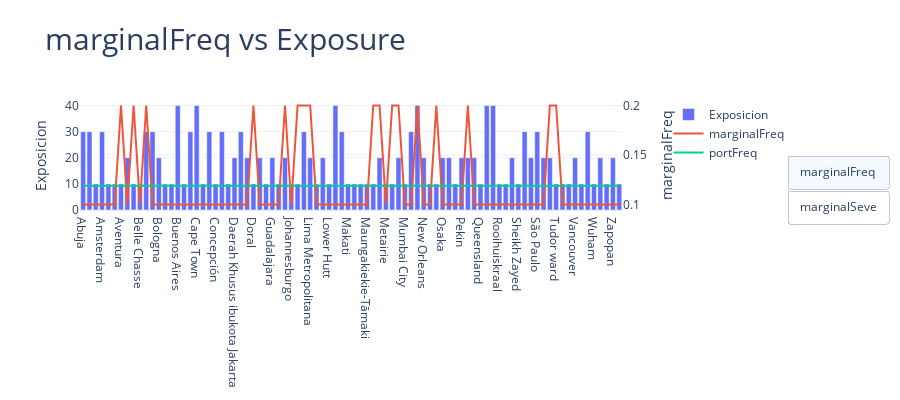

The code cell stored with this chart in its notebook:
### Code cell
eda = FreqSevEDA(df, exposure="Exposicion", claimNb="Numero Siniestros", claimAmount="Monto de siniestro")
eda.interactive_graph()

### Figure 1 — Plotly figure (JSON) as saved in the notebook; plotly's stock layout.template omitted (floating-point values rounded to 4 significant figures)
{"data": [{"name": "Exposicion", "type": "bar", "visible": true, "x": ["Abuja", "Adelaide", "Alejandría", "Amsterdam", "Arroyomolinos", "Auckland", "Aventura", "Barcelona", "Beckenham", "Belle Chasse", "Berlin", "Bogotá", "Bologna", "Brisbane", "Brisbane City", "Buenos Aires", "Burnaby", "Canberra", "Cape Town", "City of Westminster", "Ciudad de México", "Concepción", "Córdoba", "Daca", "Daerah Khusus ibukota Jakarta", "Dhaka", "Dongcheng", "Doral", "El cairo", "Germiston", "Guadalajara", "Gurgaon", "Houston", "Johannesburgo", "Joondalup", "Lagos", "Lima Metropolitana", "Lo Barnechea", "London", "Lower Hutt", "Lyon", "Madrid", "Makati", "Mar_1", "Mar_2", "Maungakiekie-Tāmaki", "Mazarambroz", "Melbourne", "Metairie", "Miami", "Mombasa", "Mumbai City", "Mumbai Suburban", "Nairobi", "New Orleans", "Nueva Delhi", "Old Toronto", "Osaka", "Paris", "Pasay", "Pekin", "Perth", "Perímetro Urbano Medellín", "Queensland", "Rio de Janeiro", "Roma", "Rooihuiskraal", "Sandton", "Santiago", "Sheikh Zayed", "Surabaya", "Sydney", "São Paulo", "Tokio", "Toronto", "Tudor ward", "Upper Harbour", "Valparaíso", "Vancouver", "Viña del Mar", "Wellington", "Wuham", "Wuhan", "Yaguas", "Zapopan", "Ōrākei"], "xaxis": "x", "y": [30, 30, 10, 30, 10, 10, 10, 20, 10, 10, 30, 30, 20, 10, 10, 40, 10, 30, 40, 10, 30, 10, 30, 10, 20, 30, 20, 10, 20, 10, 20, 10, 20, 10, 10, 30, 20, 10, 20, 10, 40, 30, 10, 10, 10, 10, 10, 20, 10, 10, 20, 10, 30, 40, 20, 10, 10, 20, 20, 10, 20, 20, 20, 10, 40, 40, 10, 10, 20, 10, 30, 20, 30, 20, 20, 10, 10, 10, 20, 10, 30, 10, 20, 10, 20, 10], "yaxis": "y"}, {"name": "marginalFreq", "type": "scatter", "visible": true, "x": ["Abuja", "Adelaide", "Alejandría", "Amsterdam", "Arroyomolinos", "Auckland", "Aventura", "Barcelona", "Beckenham", "Belle Chasse", "Berlin", "Bogotá", "Bologna", "Brisbane", "Brisbane City", "Buenos Aires", "Burnaby", "Canberra", "Cape Town", "City of Westminster", "Ciudad de México", "Concepción", "Córdoba", "Daca", "Daerah Khusus ibukota Jakarta", "Dhaka", "Dongcheng", "Doral", "El cairo", "Germiston", "Guadalajara", "Gurgaon", "Houston", "Johannesburgo", "Joondalup", "Lagos", "Lima Metropolitana", "Lo Barnechea", "London", "Lower Hutt", "Lyon", "Madrid", "Makati", "Mar_1", "Mar_2", "Maungakiekie-Tāmaki", "Mazarambroz", "Melbourne", "Metairie", "Miami", "Mombasa", "Mumbai City", "Mumbai Suburban", "Nairobi", "New Orleans", "Nueva Delhi", "Old Toronto", "Osaka", "Paris", "Pasay", "Pekin", "Perth", "Perímetro Urbano Medellín", "Queensland", "Rio de Janeiro", "Roma", "Rooihuiskraal", "Sandton", "Santiago", "Sheikh Zayed", "Surabaya", "Sydney", "São Paulo", "Tokio", "Toronto", "Tudor ward", "Upper Harbour", "Valparaíso", "Vancouver", "Viña del Mar", "Wellington", "Wuham", "Wuhan", "Yaguas", "Zapopan", "Ōrākei"], "xaxis": "x", "y": [0.1, 0.1, 0.1, 0.1, 0.1, 0.1, 0.2, 0.1, 0.2, 0.1, 0.2, 0.1, 0.1, 0.1, 0.1, 0.1, 0.1, 0.1, 0.1, 0.1, 0.1, 0.1, 0.1, 0.1, 0.1, 0.1, 0.1, 0.2, 0.1, 0.1, 0.1, 0.1, 0.2, 0.1, 0.2, 0.2, 0.2, 0.1, 0.1, 0.1, 0.1, 0.1, 0.1, 0.1, 0.1, 0.1, 0.2, 0.2, 0.1, 0.2, 0.2, 0.1, 0.1, 0.2, 0.1, 0.1, 0.2, 0.1, 0.1, 0.1, 0.1, 0.2, 0.1, 0.1, 0.1, 0.1, 0.1, 0.1, 0.1, 0.1, 0.1, 0.1, 0.1, 0.1, 0.2, 0.2, 0.1, 0.1, 0.1, 0.1, 0.1, 0.1, 0.1, 0.1, 0.1, 0.1], "yaxis": "y2"}, {"name": "portFreq", "type": "scatter", "visible": true, "x": ["Abuja", "Adelaide", "Alejandría", "Amsterdam", "Arroyomolinos", "Auckland", "Aventura", "Barcelona", "Beckenham", "Belle Chasse", "Berlin", "Bogotá", "Bologna", "Brisbane", "Brisbane City", "Buenos Aires", "Burnaby", "Canberra", "Cape Town", "City of Westminster", "Ciudad de México", "Concepción", "Córdoba", "Daca", "Daerah Khusus ibukota Jakarta", "Dhaka", "Dongcheng", "Doral", "El cairo", "Germiston", "Guadalajara", "Gurgaon", "Houston", "Johannesburgo", "Joondalup", "Lagos", "Lima Metropolitana", "Lo Barnechea", "London", "Lower Hutt", "Lyon", "Madrid", "Makati", "Mar_1", "Mar_2", "Maungakiekie-Tāmaki", "Mazarambroz", "Melbourne", "Metairie", "Miami", "Mombasa", "Mumbai City", "Mumbai Suburban", "Nairobi", "New Orleans", "Nueva Delhi", "Old Toronto", "Osaka", "Paris", "Pasay", "Pekin", "Perth", "Perímetro Urbano Medellín", "Queensland", "Rio de Janeiro", "Roma", "Rooihuiskraal", "Sandton", "Santiago", "Sheikh Zayed", "Surabaya", "Sydney", "São Paulo", "Tokio", "Toronto", "Tudor ward", "Upper Harbour", "Valparaíso", "Vancouver", "Viña del Mar", "Wellington", "Wuham", "Wuhan", "Yaguas", "Zapopan", "Ōrākei"], "xaxis": "x", "y": [0.119, 0.119, 0.119, 0.119, 0.119, 0.119, 0.119, 0.119, 0.119, 0.119, 0.119, 0.119, 0.119, 0.119, 0.119, 0.119, 0.119, 0.119, 0.119, 0.119, 0.119, 0.119, 0.119, 0.119, 0.119, 0.119, 0.119, 0.119, 0.119, 0.119, 0.119, 0.119, 0.119, 0.119, 0.119, 0.119, 0.119, 0.119, 0.119, 0.119, 0.119, 0.119, 0.119, 0.119, 0.119, 0.119, 0.119, 0.119, 0.119, 0.119, 0.119, 0.119, 0.119, 0.119, 0.119, 0.119, 0.119, 0.119, 0.119, 0.119, 0.119, 0.119, 0.119, 0.119, 0.119, 0.119, 0.119, 0.119, 0.119, 0.119, 0.119, 0.119, 0.119, 0.119, 0.119, 0.119, 0.119, 0.119, 0.119, 0.119, 0.119, 0.119, 0.119, 0.119, 0.119, 0.119], "yaxis": "y2"}, {"name": "Numero Siniestros", "type": "bar", "visible": false, "x": ["Abuja", "Adelaide", "Alejandría", "Amsterdam", "Arroyomolinos", "Auckland", "Aventura", "Barcelona", "Beckenham", "Belle Chasse", "Berlin", "Bogotá", "Bologna", "Brisbane", "Brisbane City", "Buenos Aires", "Burnaby", "Canberra", "Cape Town", "City of Westminster", "Ciudad de México", "Concepción", "Córdoba", "Daca", "Daerah Khusus ibukota Jakarta", "Dhaka", "Dongcheng", "Doral", "El cairo", "Germiston", "Guadalajara", "Gurgaon", "Houston", "Johannesburgo", "Joondalup", "Lagos", "Lima Metropolitana", "Lo Barnechea", "London", "Lower Hutt", "Lyon", "Madrid", "Makati", "Mar_1", "Mar_2", "Maungakiekie-Tāmaki", "Mazarambroz", "Melbourne", "Metairie", "Miami", "Mombasa", "Mumbai City", "Mumbai Suburban", "Nairobi", "New Orleans", "Nueva Delhi", "Old Toronto", "Osaka", "Paris", "Pasay", "Pekin", "Perth", "Perímetro Urbano Medellín", "Queensland", "Rio de Janeiro", "Roma", "Rooihuiskraal", "Sandton", "Santiago", "Sheikh Zayed", "Surabaya", "Sydney", "São Paulo", "Tokio", "Toronto", "Tudor ward", "Upper Harbour", "Valparaíso", "Vancouver", "Viña del Mar", "Wellington", "Wuham", "Wuhan", "Yaguas", "Zapopan", "Ōrākei"], "xaxis": "x", "y": [3, 3, 1, 3, 1, 1, 2, 2, 2, 1, 6, 3, 2, 1, 1, 4, 1, 3, 4, 1, 3, 1, 3, 1, 2, 3, 2, 2, 2, 1, 2, 1, 4, 1, 2, 6, 4, 1, 2, 1, 4, 3, 1, 1, 1, 1, 2, 4, 1, 2, 4, 1, 3, 8, 2, 1, 2, 2, 2, 1, 2, 4, 2, 1, 4, 4, 1, 1, 2, 1, 3, 2, 3, 2, 4, 2, 1, 1, 2, 1, 3, 1, 2, 1, 2, 1], "yaxis": "y"}, {"name": "marginalSeve", "type": "scatter", "visible": false, "x": ["Abuja", "Adelaide", "Alejandría", "Amsterdam", "Arroyomolinos", "Auckland", "Aventura", "Barcelona", "Beckenham", "Belle Chasse", "Berlin", "Bogotá", "Bologna", "Brisbane", "Brisbane City", "Buenos Aires", "Burnaby", "Canberra", "Cape Town", "City of Westminster", "Ciudad de México", "Concepción", "Córdoba", "Daca", "Daerah Khusus ibukota Jakarta", "Dhaka", "Dongcheng", "Doral", "El cairo", "Germiston", "Guadalajara", "Gurgaon", "Houston", "Johannesburgo", "Joondalup", "Lagos", "Lima Metropolitana", "Lo Barnechea", "London", "Lower Hutt", "Lyon", "Madrid", "Makati", "Mar_1", "Mar_2", "Maungakiekie-Tāmaki", "Mazarambroz", "Melbourne", "Metairie", "Miami", "Mombasa", "Mumbai City", "Mumbai Suburban", "Nairobi", "New Orleans", "Nueva Delhi", "Old Toronto", "Osaka", "Paris", "Pasay", "Pekin", "Perth", "Perímetro Urbano Medellín", "Queensland", "Rio de Janeiro", "Roma", "Rooihuiskraal", "Sandton", "Santiago", "Sheikh Zayed", "Surabaya", "Sydney", "São Paulo", "Tokio", "Toronto", "Tudor ward", "Upper Harbour", "Valparaíso", "Vancouver", "Viña del Mar", "Wellington", "Wuham", "Wuhan", "Yaguas", "Zapopan", "Ōrākei"], "xaxis": "x", "y": [370000, 170000, 290000, 453300.0, 150000, 470000, 780000, 1000000, 335000, 100000, 848300.0, 266700.0, 1100000, 450000, 290000, 77500, 600000, 500000, 232500, 1540000, 476700.0, 350000, 306700.0, 1990000, 2500000, 1170000, 1285000, 1070000, 185000, 220000, 360000, 2510000, 600000, 220000, 360000, 275000, 400000, 90000, 735000, 260000, 325000, 480000, 2150000, 200000, 650000, 80000, 25000, 762500, 380000, 1150000, 45000, 900000, 866700.0, 150000, 285000, 2490000, 615000, 2000000, 375000, 2350000, 715000, 185000, 400000, 1260000, 200000, 300000, 220000, 70000, 65000, 250000, 1833000.0, 1000000, 200000, 1250000, 545000, 90000, 200000, 370000, 600000, 380000, 190000, 1010000, 1240000, 90000, 340000, 100000], "yaxis": "y2"}, {"name": "portSeve", "type": "scatter", "visible": false, "x": ["Abuja", "Adelaide", "Alejandría", "Amsterdam", "Arroyomolinos", "Auckland", "Aventura", "Barcelona", "Beckenham", "Belle Chasse", "Berlin", "Bogotá", "Bologna", "Brisbane", "Brisbane City", "Buenos Aires", "Burnaby", "Canberra", "Cape Town", "City of Westminster", "Ciudad de México", "Concepción", "Córdoba", "Daca", "Daerah Khusus ibukota Jakarta", "Dhaka", "Dongcheng", "Doral", "El cairo", "Germiston", "Guadalajara", "Gurgaon", "Houston", "Johannesburgo", "Joondalup", "Lagos", "Lima Metropolitana", "Lo Barnechea", "London", "Lower Hutt", "Lyon", "Madrid", "Makati", "Mar_1", "Mar_2", "Maungakiekie-Tāmaki", "Mazarambroz", "Melbourne", "Metairie", "Miami", "Mombasa", "Mumbai City", "Mumbai Suburban", "Nairobi", "New Orleans", "Nueva Delhi", "Old Toronto", "Osaka", "Paris", "Pasay", "Pekin", "Perth", "Perímetro Urbano Medellín", "Queensland", "Rio de Janeiro", "Roma", "Rooihuiskraal", "Sandton", "Santiago", "Sheikh Zayed", "Surabaya", "Sydney", "São Paulo", "Tokio", "Toronto", "Tudor ward", "Upper Harbour", "Valparaíso", "Vancouver", "Viña del Mar", "Wellington", "Wuham", "Wuhan", "Yaguas", "Zapopan", "Ōrākei"], "xaxis": "x", "y": [568500.0, 568500.0, 568500.0, 568500.0, 568500.0, 568500.0, 568500.0, 568500.0, 568500.0, 568500.0, 568500.0, 568500.0, 568500.0, 568500.0, 568500.0, 568500.0, 568500.0, 568500.0, 568500.0, 568500.0, 568500.0, 568500.0, 568500.0, 568500.0, 568500.0, 568500.0, 568500.0, 568500.0, 568500.0, 568500.0, 568500.0, 568500.0, 568500.0, 568500.0, 568500.0, 568500.0, 568500.0, 568500.0, 568500.0, 568500.0, 568500.0, 568500.0, 568500.0, 568500.0, 568500.0, 568500.0, 568500.0, 568500.0, 568500.0, 568500.0, 568500.0, 568500.0, 568500.0, 568500.0, 568500.0, 568500.0, 568500.0, 568500.0, 568500.0, 568500.0, 568500.0, 568500.0, 568500.0, 568500.0, 568500.0, 568500.0, 568500.0, 568500.0, 568500.0, 568500.0, 568500.0, 568500.0, 568500.0, 568500.0, 568500.0, 568500.0, 568500.0, 568500.0, 568500.0, 568500.0, 568500.0, 568500.0, 568500.0, 568500.0, 568500.0, 568500.0], "yaxis": "y2"}], "layout": {"height": 400, "title": {"font": {"size": 30}, "text": "marginalFreq vs Exposure"}, "updatemenus": [{"buttons": [{"args": [{"visible": [true, true, true, false, false, false]}, {"title": {"font": {"size": 30}, "text": "marginalFreq vs Exposure"}, "yaxis": {"title": {"side": "left", "text": "Exposicion"}}, "yaxis2": {"overlaying": "y", "side": "right", "tickmode": "sync", "title": {"text": "marginalFreq"}}}], "label": "marginalFreq", "method": "update"}, {"args": [{"visible": [false, false, false, true, true, true]}, {"title": {"font": {"size": 30}, "text": "marginalSeve vs Claim Number"}, "yaxis": {"title": {"side": "left", "text": "Numero Siniestros"}}, "yaxis2": {"overlaying": "y", "side": "right", "tickmode": "sync", "title": {"text": "marginalSeve"}}}], "label": "marginalSeve", "method": "update"}], "type": "buttons", "x": 1.4, "y": 0.5}], "xaxis": {"anchor": "y", "domain": [0, 0.94]}, "yaxis": {"anchor": "x", "domain": [0, 1], "side": "left", "title": {"text": "Exposicion"}}, "yaxis2": {"anchor": "x", "overlaying": "y", "side": "right", "title": {"text": "marginalFreq"}}}}
